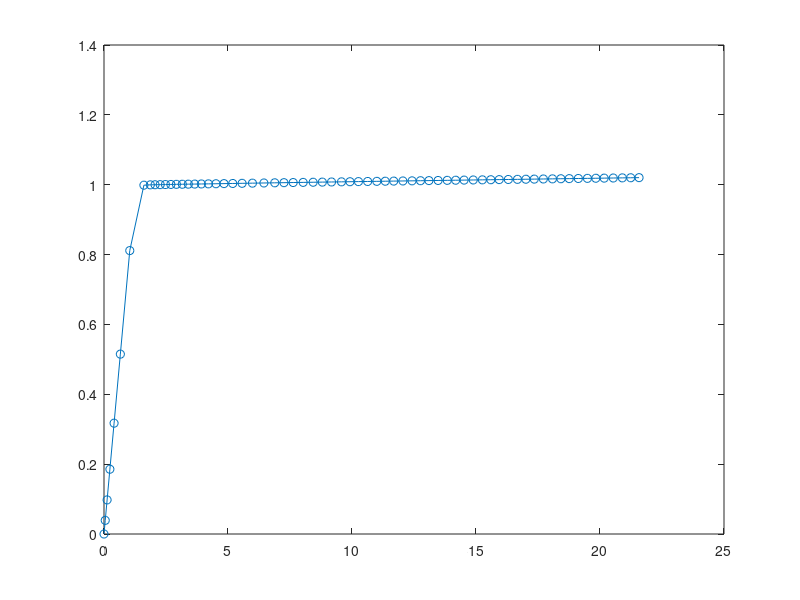
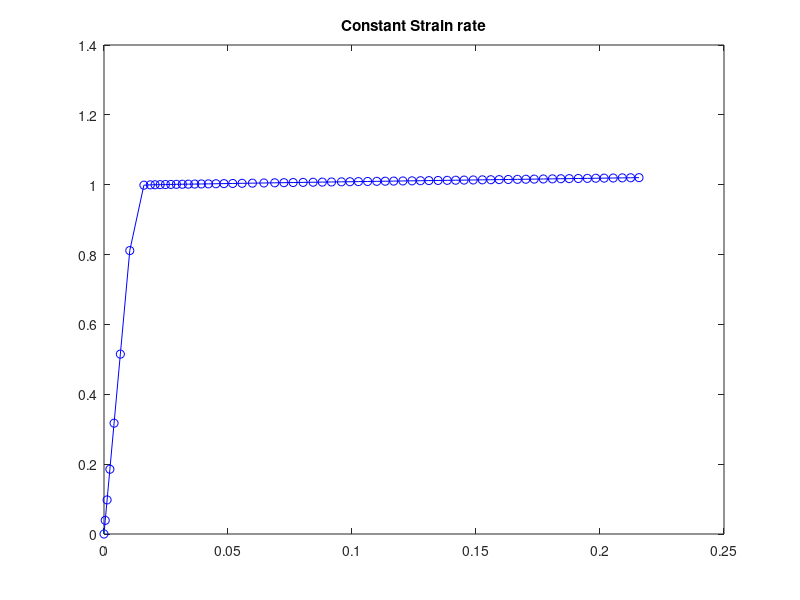

MATLAB code for these plots, in order:
% parameter
clc;clear;

%% Parameters
% Constants
FF    = 96485.33;              % Faraday constant, in unit s*A/mol
RT    = 8.314*300;             % RT constant, in unit J/mol
Vm    = 12.97;                 % Molar volume of Lithium, in unit cm^3/mol
F_RT  = FF/RT;                 % Constant: F/RT, unit 1/V
Vm_F  = Vm/FF * 3600 *1000;    % Constant: Molar volume of Li / Faraday constant, in unit um^3/(Hour*nA)
ifg   = 0;                     % Figure plot flag
% Electrochemistry parameters
i_exc = 1.3;  % The exchange current density, mA/cm^2
alfa  = 0.5;  % Reaction rate
% Geometry of the model
lx    =  1e-3;                      % length of the model, in unit um
lyz   =  1e-3;                      % height of the model, in unit um

%% Load data
% Meaning of each column in the csv file:
% 1st: time, in unit second;                                            2st: effPlastic_strain: effective plastic strain;                     
% 3st: hard: the harding strength, in unit Pa;                          4st: matl_ts_min: ;           
% 5st: strain_zz: total strain along z direction;                       6st: stress_zz: Cauchy stress along z direction, in unit Pa;
% 7st: u_z: average displacement at the surface of z=zmax, in unit um;  8st: von_mises: Von-mises stress, in unit Pa;
% Tension test under constant strain rate
tension_strnR100   = csvread('tension_constTrueStrainRateR100.csv',1,0);
tension_strnR10    = csvread('tension_constTrueStrainRateR10.csv',1,0);
tension_strnR1     = csvread('tension_constTrueStrainRateR1.csv',1,0);
% % compression test under constant strain rate
% compression_strnR2000  = csvread('compression_constTrueStrainRateR2000.csv',1,0);
% compression_strnR300   = csvread('compression_constTrueStrainRateR300.csv',1,0);
% compression_strnR30    = csvread('compression_constTrueStrainRateR30.csv',1,0);
% % tension test under constant stress
% tension_strsC10  = csvread('tension_constTrueStressC10.csv',1,0);
% tension_strsC8   = csvread('tension_constTrueStressC8.csv',1,0);
% tension_strsC6   = csvread('tension_constTrueStressC6.csv',1,0);
% % compression test under constant stress
% compression_strsC10  = csvread('compression_constTrueStressC10.csv',1,0);
% compression_strsC8   = csvread('compression_constTrueStressC8.csv',1,0);
% compression_strsC6   = csvread('compression_constTrueStressC6.csv',1,0);

%% Data plot
% Plot true-stress vs. time along tension direction 
% stress in unit MPa, time in unit seconds
ifg = ifg + 1; 
figure(ifg);
plot(tension_strnR10(:,1),tension_strnR10(:,6),'-o'); 
% hold on
% plot(tension_strnR300(:,1),tension_strnR300(:,11)*100,'-o'); 
% % hold on
% % plot(tension_strnR03(:,1),tension_strnR03(:,12)/10^6,'-o'); 
% % hold on
% % plot(tension_strnR004(:,1),tension_strnR004(:,12)/10^6,'-o'); 
% hold off

% Plot true-stress vs. true-strain along tension and compression direction under constant strain rate condition
% Strain in unit %, stress in unit MPa
ifg = ifg + 1; 
figure(ifg);
% Tension
plot(tension_strnR10(:,5)*100,tension_strnR10(:,6),'-ob'); 
% hold on
% plot(tension_strnR300(:,11)*100,tension_strnR300(:,12)/10^6,'-xr'); 
% hold on
% plot(tension_strnR30(:,11)*100,tension_strnR30(:,12)/10^6,'-ok'); 
hold on
plot(tension_strnR1(:,5)*100,tension_strnR1(:,6),'-.'); 
% % Compression
% hold on
% plot(compression_strnR2000(:,11)*100,compression_strnR2000(:,12)/10^6,'-ob'); 
% hold on
% plot(compression_strnR300(:,11)*100,compression_strnR300(:,12)/10^6,'-xr'); 
% hold on
% plot(compression_strnR30(:,11)*100,compression_strnR30(:,12)/10^6,'-ok'); 
% hold off
% axis([-26,26,-1.5,1.5]);
title('Constant Strain rate');

% Plot true-stress vs. true-strain along tension and compression direction under constant stress condition
% Strain in unit %, stress in unit MPa
% ifg = ifg + 1; 
% figure(ifg);
% % Tension
% plot(tension_strsC10(:,11)*100,tension_strsC10(:,12)/10^6,'-ob'); 
% hold on
% plot(tension_strsC8(:,11)*100,tension_strsC8(:,12)/10^6,'-xr'); 
% hold on
% plot(tension_strsC6(:,11)*100,tension_strsC6(:,12)/10^6,'-ok'); 
% hold on
% % Compression
% plot(compression_strsC10(:,11)*100,compression_strsC10(:,12)/10^6,'-ob'); 
% hold on
% plot(compression_strsC8(:,11)*100,compression_strsC8(:,12)/10^6,'-xr'); 
% hold on
% plot(compression_strsC6(:,11)*100,compression_strsC6(:,12)/10^6,'-ok'); 
% hold off
% axis([-30,30,-1.5,1.5]);
% title('Constant Stress');
